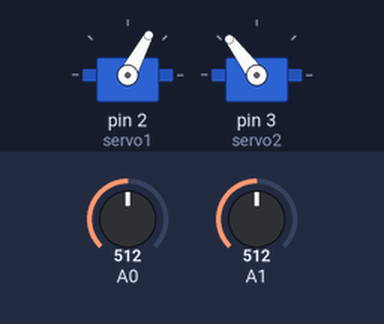
This sketch was run on a simulated Arduino Leonardo, built with avr-gcc and run on an emulated ATmega32U4. Shown: 2 × servo. Inputs (shaded band) come from the test bench; at power-on: A0 = 512, A1 = 512. USB keyboard and mouse output is not drawn.

Above: at 1.2 s.
1.3 s: A0 set to 716
At 2.1 s:
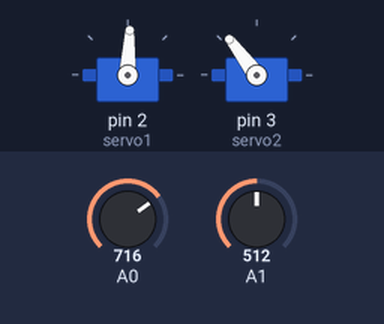
2.8 s: A1 set to 716
At 3.1 s:
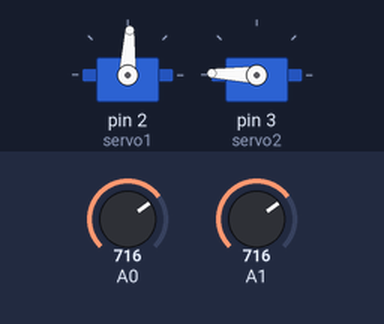
4.3 s: A0 set to 900
At 5.3 s:
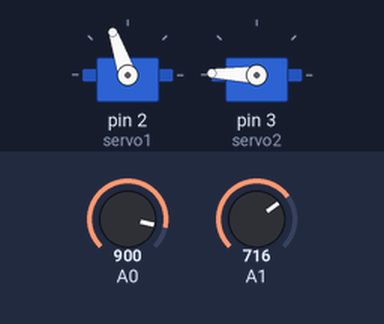
5.8 s: A1 set to 900
At 6.4 s:
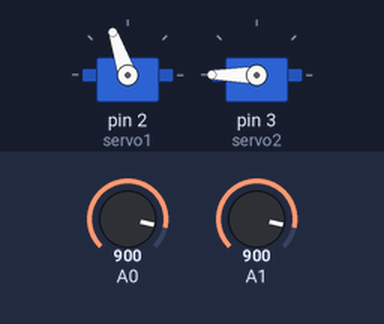
7.3 s: A0 set to 1023
At 7.8 s:
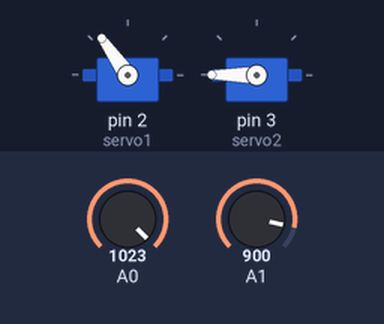
8.8 s: A1 set to 511
At 10.0 s:
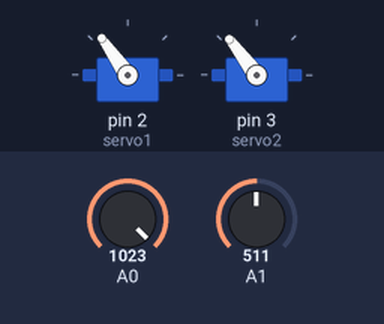
Timing chart, 0 to 11.3 s (numbered marks = the images above; inputs shaded):
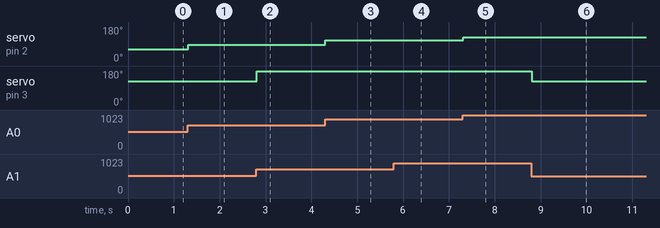

Measured:
- after the input at 1.3 s, servo on pin 2 (servo1): 62° → 87° at once
- after the input at 2.8 s, servo on pin 3 (servo2): 127° → 178° at once
- after the input at 4.3 s, servo on pin 2 (servo1): 87° → 109° at once
- after the input at 5.8 s, servo on pin 3 (servo2): 178° → 180° at once
- after the input at 7.3 s, servo on pin 2 (servo1): 109° → 125° at once
- after the input at 8.8 s, servo on pin 3 (servo2): 180° → 127° at once

The sketch:

Arduino_Problem_Seti_3.ino
```cpp
#include <Servo.h>
#include <Joystick.h>
Servo servo1;
Servo servo2;

Joystick_ Joystick;
int XAxis=0;
int YAxis=0;

const bool initAutoSendState=true;

void setup() {
 servo1.attach(2);
 servo2.attach(3);


 Joystick.begin();

}

void loop() {
   XAxis= analogRead(A1);
  XAxis= map(XAxis,0,1023,0,255);
  Joystick.setXAxis(XAxis);

  YAxis = analogRead(A0);
  YAxis = map(YAxis,0,1023,0,125);
  Joystick.setYAxis(YAxis);
  servo1.write(YAxis);
  servo2.write(XAxis);
   delay(10);

  }
```
